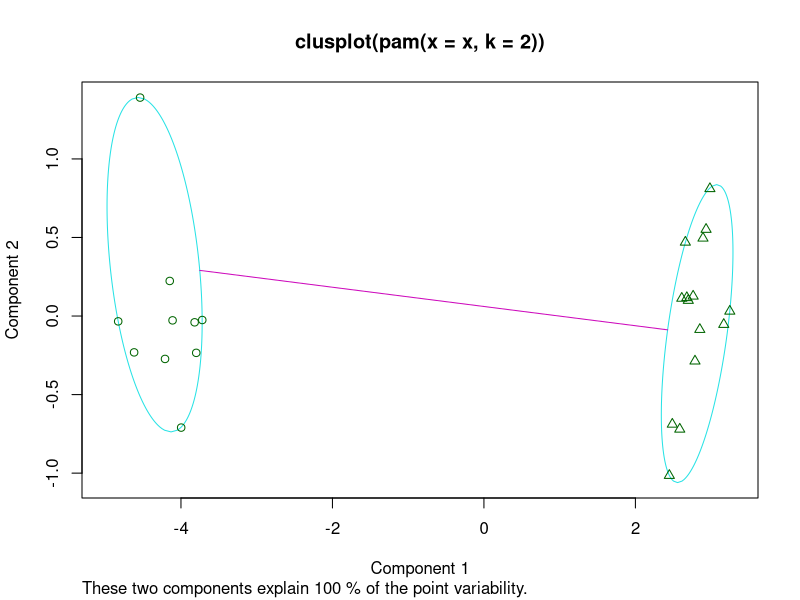
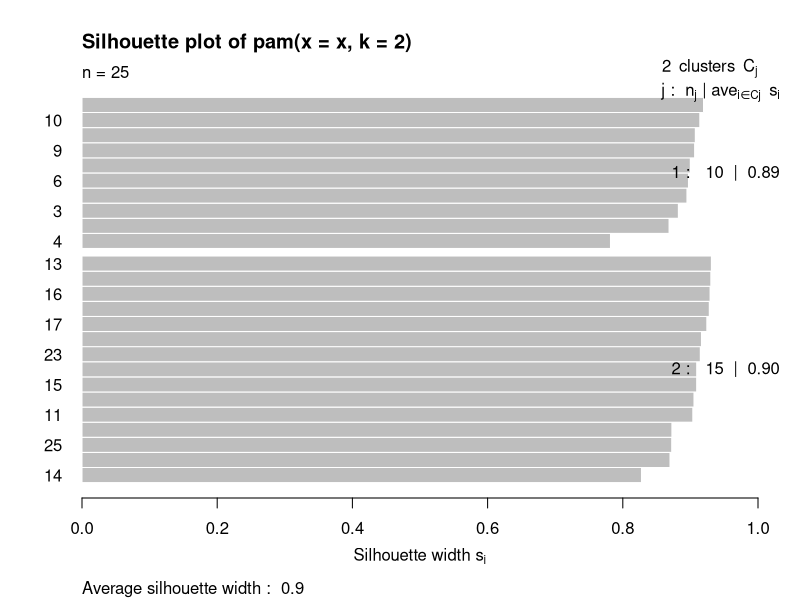

Write the R code that produced these figures, in order.
#!/usr/bin/env Rscript
# this script does what?
library(ggplot2)
library(Cairo)
library(cluster)

set.seed(1)
## generate 25 objects, divided into 2 clusters.
a <- rnorm(10,0,0.5)
b <- rnorm(10,0,0.5)
c <- rnorm(15,5,0.5)
d <- rnorm(15,5,0.5)
x <- rbind(cbind(a, b), cbind(c, d))

pamx <- pam(x, 2)
pamx # Medoids: '7' and '25' ...
# summary(pamx)
CairoPNG("pamx.png", 800, 800)
plot(pamx)
dev.off()

## use obs. 1 & 16 as starting medoids -- same result (typically)
(p2m <- pam(x, 2, medoids = c(1,16)))

## no _build_ *and* no _swap_ phase: just cluster all obs. around (1, 16):
p2.s <- pam(x, 2, medoids = c(1,16), do.swap = FALSE)
# p2.s
p3m <- pam(x, 3, trace = 2)

## rather stupid initial medoids:
(p3m. <- pam(x, 3, medoids = 3:1, trace = 1))
# pam(daisy(x, metric = "manhattan"), 2, diss = TRUE)
# data(ruspini)
## Plot similar to Figure 4 in Stryuf et al (1996)
## Not run: plot(pam(ruspini, 4), ask = TRUE)
